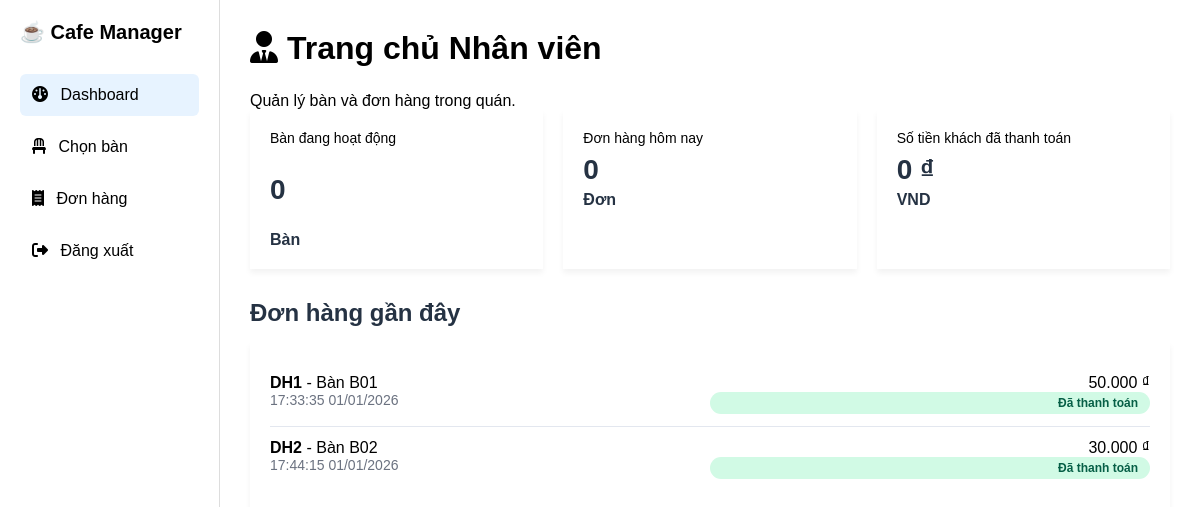
The app's page /Staff (signed in) with its own data.
### tables this page shows
CREATE TABLE `don_hang` (
  `ma_don_hang` varchar(50) NOT NULL,
  `ma_ban` varchar(50) DEFAULT NULL,
  `ma_user` varchar(50) DEFAULT NULL,
  `ma_khuyen_mai` varchar(30) DEFAULT NULL,
  `tien_khuyen_mai` decimal(10,2) DEFAULT 0.00,
  `tong_tien` decimal(12,2) DEFAULT 0.00,
  `trang_thai_thanh_toan` enum('chua_thanh_toan','da_thanh_toan') DEFAULT 'chua_thanh_toan',
  `ghi_chu` varchar(255) DEFAULT NULL,
  `ngay_tao` datetime DEFAULT current_timestamp()
);

### MVC/Core/controller.php (called while the page is built, shortened)
<?php
    class controller{
        public function model($model){
        return new $model;
        }
        public function view($view,$data=[]){
            include_once __DIR__.'/../Views/'.$view.'.php';
        }
    }
?>

### MVC/Controllers/Staff.php (called while the page is built, shortened)
<?php
    class Staff extends controller{
        private $bu;
        private $dh;
        function __construct()
        {
            $this->bu = $this->model("Banuong_m");
            $this->dh = $this->model("Donhang_m");
        }
        function Get_data(){
            $this->index();
        }
        function index(){
            $this->dashboard();
        }
        function dashboard(){
            $active_tables_result = $this->bu->getActiveTables();
            $active_tables = [
                'total_tables' => mysqli_num_rows($active_tables_result)
            ];
            $current_staff_id = $_SESSION['user_id'];
            $todays_orders = $this->dh->getTodaysOrdersByStaff($current_staff_id);
            $todays_revenue = $this->dh->getTodaysRevenueByStaff($current_staff_id);
            $this->view('StaffMaster', [
                'page' => 'Staff/dashboard_v',
                'active_tables' => $active_tables,
                'todays_orders' => $todays_orders,
                'todays_revenue' => $todays_revenue
            ]);
        }
    }
?>

### MVC/Core/app.php (called while the page is built, shortened)
<?php
    class app{
        protected $action = "Get_data";
        function __construct()
        {
            $arr = $this->processURL();
            if($arr!=null){
                if(file_exists(__DIR__.'/../Controllers/'.$arr[0].'.php')){
                    unset($arr[0]);
                }
            }
            $this->controller=new $this->controller;
            $this->param=$arr?array_values($arr):[];
            call_user_func_array([$this->controller,$this->action],$this->param);
        }
        function processURL(){
            if(isset($_GET['url'])){
                return explode('/',filter_var(trim($_GET['url']),FILTER_DEFAULT));
            }
        }
    }
?>

### index.php (called while the page is built, shortened)
<?php
    $myapp = new app();
?>

### MVC/Core/connectDB.php (called while the page is built, shortened)
<?php
    include_once __DIR__.'/../../Public/Classes/TimezoneHelper.php';
    class connectDB{
            function __construct()
            {
                $this->con=mysqli_connect('localhost','root','','Web');
            }
    }
?>

### MVC/Models/Donhang_m.php (called while the page is built, shortened)
<?php
    class Donhang_m extends connectDB{
        function getOrdersForEmployeeWithPagination($user_id, $limit, $offset){
            $sql = "SELECT d.*, bu.ten_ban, u.ten_user FROM don_hang d
                    LEFT JOIN ban_uong bu ON d.ma_ban = bu.ma_ban
                    LEFT JOIN users u ON d.ma_user = u.ma_user
                    WHERE d.ma_user = '$user_id'
                    ORDER BY CAST(SUBSTRING(d.ma_don_hang, 3) AS UNSIGNED) ASC
                    LIMIT $limit OFFSET $offset";
            return mysqli_query($this->con, $sql);
        }
        function getTodaysOrdersByStaff($staff_id){
            $today = date('Y-m-d');
            $sql = "SELECT COUNT(*) as total_orders FROM don_hang WHERE DATE(ngay_tao) = '$today' AND ma_user = '$staff_id'";
            $result = mysqli_query($this->con, $sql);
            return mysqli_fetch_assoc($result);
        }
        function getTodaysRevenueByStaff($staff_id){
            $today = date('Y-m-d');
            $sql = "SELECT COALESCE(SUM(tong_tien), 0) as total_revenue FROM don_hang WHERE DATE(ngay_tao) = '$today' AND trang_thai_thanh_toan = 'da_thanh_toan' AND ma_user = '$staff_id'";
            $result = mysqli_query($this->con, $sql);
            return mysqli_fetch_assoc($result);
        }
    }
?>

### Public/Classes/TimezoneHelper.php (called while the page is built, shortened)
<?php
class TimezoneHelper {
    public static function formatForDisplay($datetime, $format = 'd/m/Y H:i:s') {
        $date = new DateTime($datetime);
        return $date->format($format);
    }
}
?>

### MVC/Views/Pages/Staff/dashboard_v.php (the view, shortened to what this page needs)
<!DOCTYPE html>
<html lang="vi">
<body>
    <div class="card">
        <div>
            <h1><i class="fa-solid fa-user-tie"></i> Trang chủ Nhân viên</h1>
            <p class="lead">Quản lý bàn và đơn hàng trong quán.</p>
        </div>
        <div class="stats-grid">
            <div class="stat-card tables">
                <div class="stat-label">Bàn đang hoạt động</div>
                <div class="stat-value"><?php echo $data['active_tables']['total_tables']; ?></div>
                <div class="stat-title">Bàn</div>
            </div>
            <div class="stat-card orders">
                <div class="stat-label">Đơn hàng hôm nay</div>
                <div class="stat-value"><?php echo $data['todays_orders']['total_orders']; ?></div>
                <div class="stat-title">Đơn</div>
            </div>
            <div class="stat-card revenue">
                <div class="stat-label">Số tiền khách đã thanh toán</div>
                <div class="stat-value">
                    <?php echo number_format($data['todays_revenue']['total_revenue'], 0, ',', '.'); ?> ₫</div>
                <div class="stat-title">VND</div>
            </div>
        </div>
        <div class="recent-orders">
            <h2>Đơn hàng gần đây</h2>
            <div class="order-list">
                <?php
                $user_id = $_SESSION['user_id'];
                $recent_orders = $this->model("Donhang_m")->getOrdersForEmployeeWithPagination($user_id, 5, 0);
                if ($recent_orders && mysqli_num_rows($recent_orders) > 0) {
                    while($order = mysqli_fetch_array($recent_orders)) {
                        $status_class = $order['trang_thai_thanh_toan'] == 'da_thanh_toan' ? 'status-paid' : 'status-unpaid';
                        $status_text = $order['trang_thai_thanh_toan'] == 'da_thanh_toan' ? 'Đã thanh toán' : 'Chưa thanh toán';
                ?>
                <div class="order-item">
                    <div class="order-info">
                        <div><strong><?php echo htmlspecialchars($order['ma_don_hang']); ?></strong> - Bàn
                            <?php echo htmlspecialchars($order['ma_ban']); ?></div>
                        <div style="font-size: 14px; color: #6b7280;">
                            <?php echo isset($order['ngay_tao']) ? htmlspecialchars(TimezoneHelper::formatForDisplay($order['ngay_tao'], ' H:i:s d/m/Y')) : ''; ?></div>
                    </div>
                    <div class="order-info" style="text-align: right;">
                        <div><?php echo number_format($order['tong_tien'], 0, ',', '.'); ?> ₫</div>
                        <div class="order-status <?php echo $status_class; ?>"><?php echo $status_text; ?></div>
                    </div>
                </div>
                <?php
                    }
                } else {
                    echo '<div style="text-align: center; padding: 20px; color: #9ca3af;">Không có đơn hàng gần đây</div>';
                }
                ?>
            </div>
        </div>
    </div>
</body>
</html>

### MVC/Views/StaffMaster.php (style rules this page uses)
* { margin: 0; padding: 0; box-sizing: border-box; font-family: Arial, sans-serif; }
body { background: url('https://images.unsplash.com/photo-1501339847302-ac426a4a7cbb') no-repeat center/cover; height: 100vh; }
h1 { margin-bottom: 25px; }
.tables { display: flex; gap: 20px; flex-wrap: wrap; }

### MVC/Views/Pages/Staff/dashboard_v.php (style rules this page uses)
.stats-grid { display: grid; grid-template-columns: repeat(auto-fit, minmax(240px, 1fr)); gap: 20px; margin-bottom: 30px; }
.stat-card { background: var(--card); border-radius: var(--radius); padding: 20px; box-shadow: 0 4px 6px rgba(0, 0, 0, 0.05); display: flex; flex-direction: column; border-left: 4px solid var(--accent); }
.stat-card.tables { border-left-color: #f59e0b; }
.stat-card.orders { border-left-color: #10b981; }
.stat-card.revenue { border-left-color: #8b5cf6; }
.stat-label { color: var(--muted); font-size: 14px; margin-bottom: 8px; }
.stat-value { font-size: 28px; font-weight: 700; color: #253243; }
.stat-title { font-size: 16px; font-weight: 600; color: #253243; margin-top: 5px; }
.recent-orders { margin-top: 30px; }
.recent-orders h2 { margin-bottom: 15px; color: #253243; }
.order-list { background: var(--card); border-radius: var(--radius); padding: 20px; box-shadow: 0 4px 6px rgba(0, 0, 0, 0.05); max-height: 400px; overflow-y: auto; }
.order-item { display: flex; justify-content: space-between; padding: 12px 0; border-bottom: 1px solid #e3e7ef; }
.order-item:last-child { border-bottom: none; }
.order-info { flex: 1; }
.order-status { padding: 4px 12px; border-radius: 20px; font-size: 12px; font-weight: 600; }
.status-paid { background: #d1fae5; color: #065f46; }

### records on screen
don_hang: ma_don_hang "DH1", ma_ban "B01", ngay_tao "17:33:35 01/01/2026", tong_tien "50.000", trang_thai_thanh_toan "Đã thanh toán"
don_hang: ma_don_hang "DH2", ma_ban "B02", ngay_tao "17:44:15 01/01/2026", tong_tien "30.000", trang_thai_thanh_toan "Đã thanh toán"

### other values on screen
$data['active_tables']['total_tables'] "0"
$data['todays_orders']['total_orders'] "0"
$data['todays_revenue']['total_revenue'] "0"
